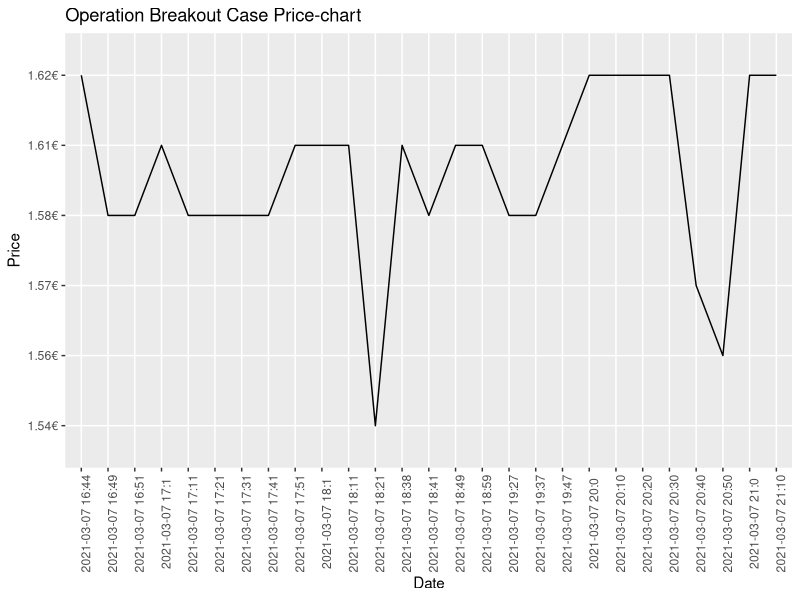

Source code (R):
library(ggplot2)

breakout_case <- read.csv("./all_items/operationBreakout.csv")

p <- ggplot(data=breakout_case, aes(x = date,y = lowest_price))+
  geom_line(stat="identity")


pp <- ggplot(data=breakout_case, aes(x = date, y = lowest_price, group = 1)) +
  geom_line() + 
  theme(axis.text.x = element_text(angle = 90)) +
  labs(title = "Operation Breakout Case Price-chart",
       x = "Date",
       y = "Price"
       )
pp

